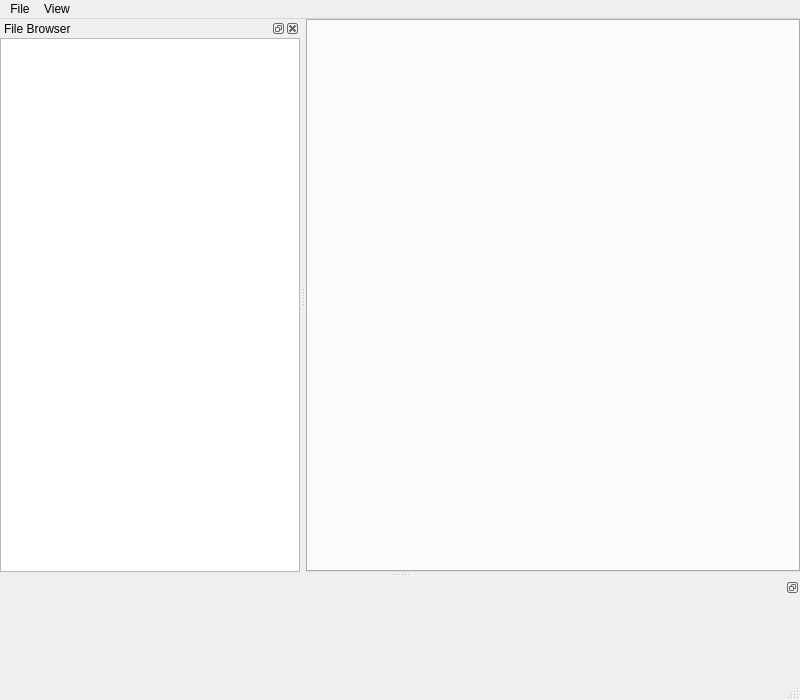
<?xml version="1.0" encoding="UTF-8"?>
<ui version="4.0">
 <class>MainWindow</class>
 <widget class="QMainWindow" name="MainWindow">
  <property name="geometry">
   <rect>
    <x>0</x>
    <y>0</y>
    <width>800</width>
    <height>700</height>
   </rect>
  </property>
  <property name="minimumSize">
   <size>
    <width>800</width>
    <height>700</height>
   </size>
  </property>
  <property name="windowTitle">
   <string>mCRL2-gui</string>
  </property>
  <property name="windowIcon">
   <iconset resource="mcrl2-gui.qrc">
    <normaloff>:/mcrl2-gui/icons/mcrl2-gui.ico</normaloff>:/mcrl2-gui/icons/mcrl2-gui.ico</iconset>
  </property>
  <widget class="QWidget" name="centralWidget">
   <layout class="QVBoxLayout" name="verticalLayout_2">
    <property name="margin">
     <number>0</number>
    </property>
    <item>
     <widget class="mcrl2::gui::qt::ExtendedTabWidget" name="tabInstances">
      <property name="currentIndex">
       <number>-1</number>
      </property>
      <property name="tabsClosable">
       <bool>true</bool>
      </property>
     </widget>
    </item>
   </layout>
  </widget>
  <widget class="QMenuBar" name="mnuMain">
   <property name="geometry">
    <rect>
     <x>0</x>
     <y>0</y>
     <width>800</width>
     <height>21</height>
    </rect>
   </property>
   <widget class="QMenu" name="menuFile">
    <property name="title">
     <string>File</string>
    </property>
    <addaction name="actionNew_File"/>
    <addaction name="actionNew_Folder"/>
    <addaction name="separator"/>
    <addaction name="actionOpen_File"/>
    <addaction name="actionDelete_File"/>
    <addaction name="separator"/>
    <addaction name="actionExit"/>
   </widget>
   <widget class="QMenu" name="menuView">
    <property name="title">
     <string>View</string>
    </property>
    <addaction name="actionReset_perspective"/>
   </widget>
   <addaction name="menuFile"/>
   <addaction name="menuView"/>
  </widget>
  <widget class="QStatusBar" name="statusBar"/>
  <widget class="QDockWidget" name="dockOutput">
   <property name="minimumSize">
    <size>
     <width>200</width>
     <height>100</height>
    </size>
   </property>
   <property name="features">
    <set>QDockWidget::DockWidgetFloatable|QDockWidget::DockWidgetMovable</set>
   </property>
   <attribute name="dockWidgetArea">
    <number>8</number>
   </attribute>
   <widget class="mcrl2::gui::qt::LogWidget" name="dockWidgetOutput"/>
  </widget>
  <widget class="QDockWidget" name="dockFiles">
   <property name="minimumSize">
    <size>
     <width>300</width>
     <height>200</height>
    </size>
   </property>
   <property name="windowTitle">
    <string>File Browser</string>
   </property>
   <attribute name="dockWidgetArea">
    <number>1</number>
   </attribute>
   <widget class="QWidget" name="dockWidgetFiles">
    <layout class="QVBoxLayout" name="verticalLayout">
     <property name="spacing">
      <number>0</number>
     </property>
     <property name="margin">
      <number>0</number>
     </property>
     <item>
      <widget class="FileBrowser" name="treeFiles">
       <property name="minimumSize">
        <size>
         <width>300</width>
         <height>0</height>
        </size>
       </property>
       <property name="editTriggers">
        <set>QAbstractItemView::EditKeyPressed|QAbstractItemView::SelectedClicked</set>
       </property>
       <property name="dragDropMode">
        <enum>QAbstractItemView::DragOnly</enum>
       </property>
       <property name="selectionMode">
        <enum>QAbstractItemView::ExtendedSelection</enum>
       </property>
       <property name="indentation">
        <number>15</number>
       </property>
       <property name="headerHidden">
        <bool>false</bool>
       </property>
       <attribute name="headerShowSortIndicator" stdset="0">
        <bool>true</bool>
       </attribute>
      </widget>
     </item>
    </layout>
   </widget>
  </widget>
  <action name="actionNew_File">
   <property name="text">
    <string>New File</string>
   </property>
  </action>
  <action name="actionNew_Folder">
   <property name="text">
    <string>New Folder</string>
   </property>
  </action>
  <action name="actionOpen_File">
   <property name="text">
    <string>Open File</string>
   </property>
  </action>
  <action name="actionDelete_File">
   <property name="text">
    <string>Delete File</string>
   </property>
  </action>
  <action name="actionExit">
   <property name="text">
    <string>Exit</string>
   </property>
  </action>
  <action name="actionReset_perspective">
   <property name="text">
    <string>Reset Perspective</string>
   </property>
  </action>
 </widget>
 <layoutdefault spacing="6" margin="11"/>
 <customwidgets>
  <customwidget>
   <class>mcrl2::gui::qt::LogWidget</class>
   <extends>QWidget</extends>
   <header>mcrl2/gui/logwidget.h</header>
  </customwidget>
  <customwidget>
   <class>FileBrowser</class>
   <extends>QTreeView</extends>
   <header>filebrowser.h</header>
  </customwidget>
  <customwidget>
   <class>mcrl2::gui::qt::ExtendedTabWidget</class>
   <extends>QTabWidget</extends>
   <header>mcrl2/gui/extendedtabwidget.h</header>
   <container>1</container>
  </customwidget>
 </customwidgets>
 <resources>
  <include location="mcrl2-gui.qrc"/>
 </resources>
 <connections/>
</ui>
